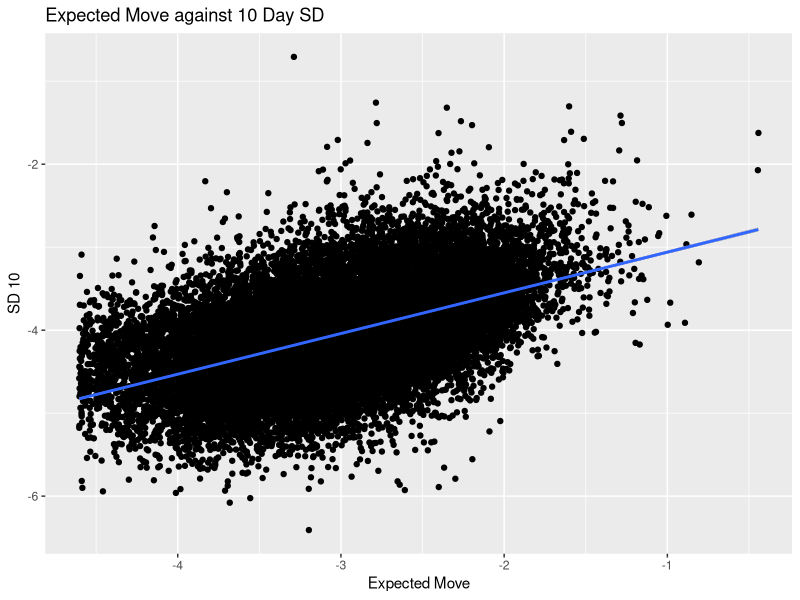
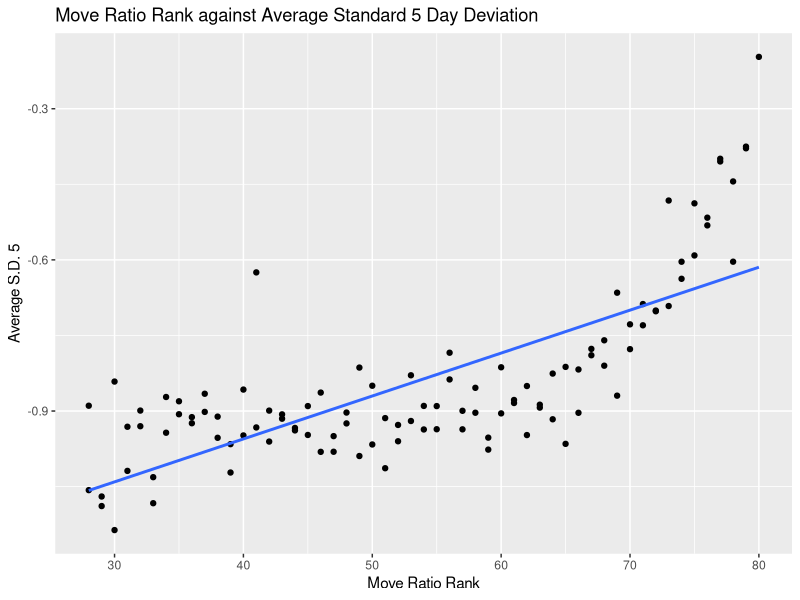
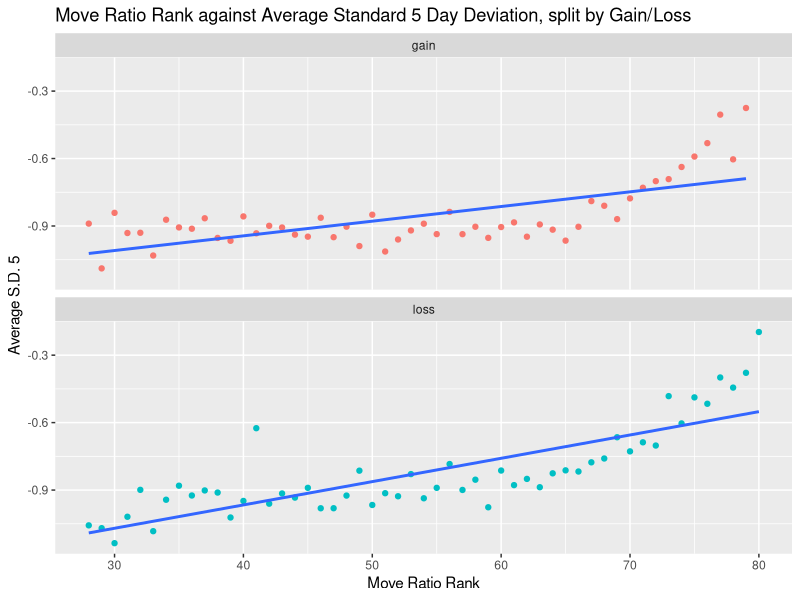
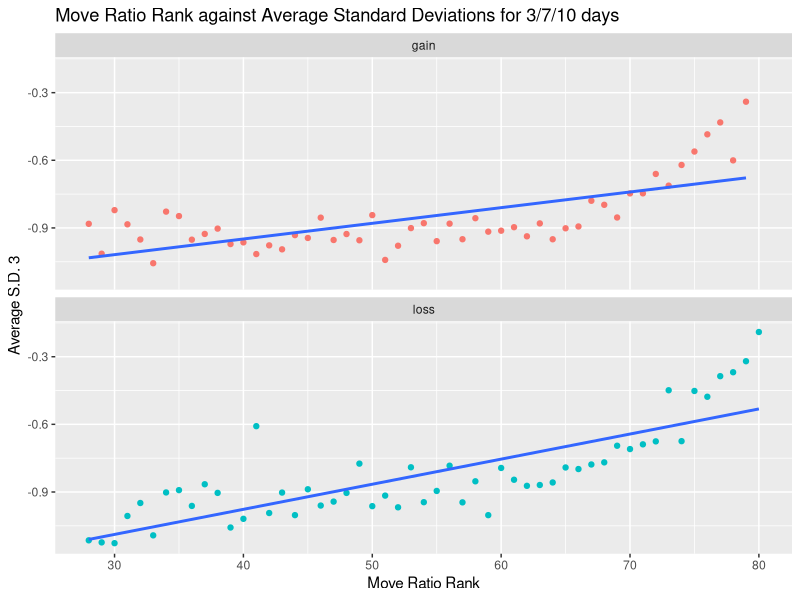
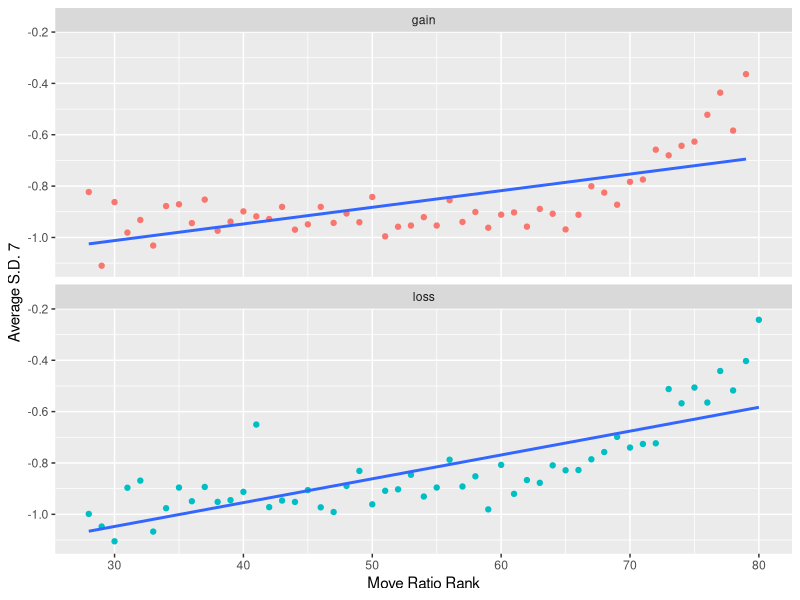
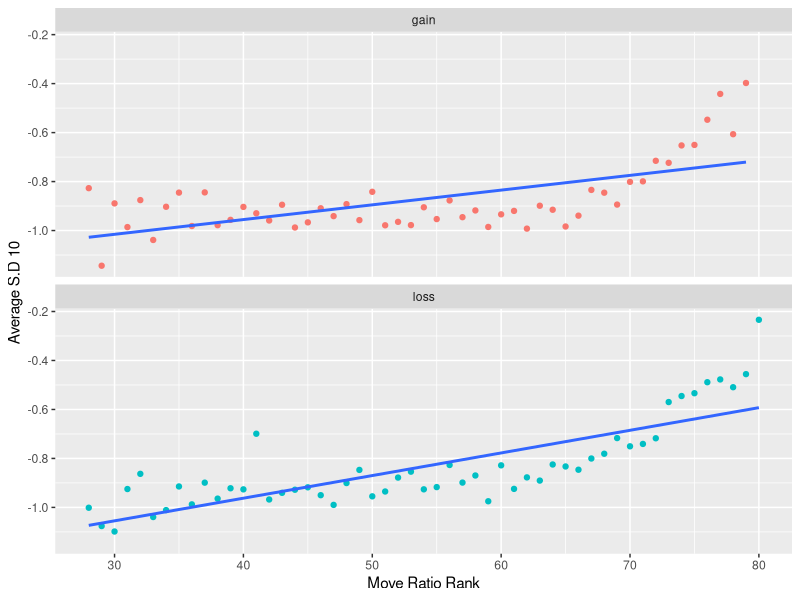

Recreate these plots in R, in order.
## ---- chunk 1
knitr::opts_chunk$set(echo = TRUE)
library(tidyverse)
df_post_earnings <- read_csv("post_earnings_realized_volatility.csv")
library(gridExtra)
## ---- chunk 2
#massage data to how we wnt to graph it
df_post_earnings <-
  df_post_earnings %>% 
    filter(expected_move > 0.01)

df_post_earnings <-
  df_post_earnings %>% 
    filter(move_ratio > 0.01)

df_post_earnings <-
  df_post_earnings %>% 
    mutate(gain_loss = map_chr(actual_move, function(move) if(move < 0) {"loss"} else {"gain"}))

df_post_earnings <-
  df_post_earnings %>% 
    mutate(move_ratio_bucket = cut(log(move_ratio), 100, labels = FALSE))
## ---- chunk 3
#noisy sd 20 vs move ratio
# df_post_earnings %>% 
#   group_by(move_ratio_bucket, gain_loss) %>% 
#   summarize(avg_sd_20_ratio = (mean(sd_20/expected_move))
#             ,num_obs = n()) %>% 
#   filter(num_obs > 50) %>% 
#   ggplot() + geom_point(mapping = aes(x = move_ratio_bucket, 
#                                       y = avg_sd_20_ratio, color = gain_loss)) +
#   geom_smooth(mapping = aes(x = move_ratio_bucket, 
#                             y = avg_sd_20_ratio), method = "lm",
#               se = F)

  # graph move ratio vs SD/expected, log() possibly
df_post_earnings %>% 
  ggplot() + geom_point(mapping = aes(
    y = log(sd_10), x = log(expected_move)  
    ))+
  geom_smooth(mapping = aes(
    x = log(expected_move), y = log(sd_10)
    ), method = "lm")+
  labs(y = "SD 10", x = "Expected Move", title = "Expected Move against 10 Day SD")
## ---- chunk 4
# cleaned up SD 7 vs ratio, without gain vs loss
df_post_earnings %>% 
  group_by(move_ratio_bucket, gain_loss) %>% 
  summarize(avg_sd_05_ratio = log(mean(sd_05/expected_move))
            ,num_obs = n()) %>% 
  filter(num_obs > 50) %>% 
  ggplot() + geom_point(mapping = aes(x = move_ratio_bucket, 
                                      y = avg_sd_05_ratio),# color = gain_loss),
                        show.legend = F) +
  geom_smooth(mapping = aes(x = move_ratio_bucket, y = avg_sd_05_ratio), method = "lm",
              se = F) +
  # facet_wrap(~ gain_loss, ncol = 1)+
  labs(x = "Move Ratio Rank", y = "Average S.D. 5",
       title = "Move Ratio Rank against Average Standard 5 Day Deviation")
## ---- chunk 5
# same graph as before but split by gain/loss
df_post_earnings %>% 
  group_by(move_ratio_bucket, gain_loss) %>% 
  summarize(avg_sd_05_ratio = log(mean(sd_05/expected_move))
            ,num_obs = n()) %>% 
  filter(num_obs > 50) %>% 
  ggplot() + geom_point(mapping = aes(x = move_ratio_bucket, 
                                      y = avg_sd_05_ratio, color = gain_loss),
                        show.legend = F) +
  geom_smooth(mapping = aes(x = move_ratio_bucket, y = avg_sd_05_ratio), method = "lm",
              se = F) +
  facet_wrap(~ gain_loss, ncol = 1)+
  labs(x = "Move Ratio Rank", y = "Average S.D. 5",
       title = "Move Ratio Rank against Average Standard 5 Day Deviation, split by Gain/Loss")
## ---- chunk 6
# define graphs
# p1 <-
df_post_earnings %>% 
  group_by(move_ratio_bucket, gain_loss) %>% 
  summarize(avg_sd_03_ratio = log(mean(sd_03/expected_move))
            ,num_obs = n()) %>% 
  filter(num_obs > 50) %>% 
  ggplot() + geom_point(mapping = aes(x = move_ratio_bucket, 
                                      y = avg_sd_03_ratio, color = gain_loss),
                        show.legend = F) +
  geom_smooth(mapping = aes(x = move_ratio_bucket, y = avg_sd_03_ratio), method = "lm",
              se = F) +
  facet_wrap(~ gain_loss, ncol = 1)+
  labs(x = "Move Ratio Rank", y = "Average S.D. 3",
       title = "Move Ratio Rank against Average Standard Deviations for 3/7/10 days")

# p2 <-
# df_post_earnings %>% 
#   group_by(move_ratio_bucket, gain_loss) %>% 
#   summarize(avg_sd_05_ratio = log(mean(sd_05/expected_move))
#             ,num_obs = n()) %>% 
#   filter(num_obs > 50) %>% 
#   ggplot() + geom_point(mapping = aes(x = move_ratio_bucket, 
#                                       y = avg_sd_05_ratio, color = gain_loss),
#                         show.legend = F) +
#   geom_smooth(mapping = aes(x = move_ratio_bucket, y = avg_sd_05_ratio), method = "lm",
#               se = F) +
#   facet_wrap(~ gain_loss, ncol = 1)+
#   labs(x = "Move Ratio Rank", y = "Average S.D. 5")

# p3 <-
df_post_earnings %>% 
  group_by(move_ratio_bucket, gain_loss) %>% 
  summarize(avg_sd_07_ratio = log(mean(sd_07/expected_move))
            ,num_obs = n()) %>% 
  filter(num_obs > 50) %>% 
  ggplot() + geom_point(mapping = aes(x = move_ratio_bucket, 
                                      y = avg_sd_07_ratio, color = gain_loss),
                        show.legend = F) +
  geom_smooth(mapping = aes(x = move_ratio_bucket, y = avg_sd_07_ratio), method = "lm",
              se = F) +
  facet_wrap(~ gain_loss, ncol = 1)+
  labs(x = "Move Ratio Rank", y = "Average S.D. 7")

# p4 <-
df_post_earnings %>% 
  group_by(move_ratio_bucket, gain_loss) %>% 
  summarize(avg_sd_10_ratio = log(mean(sd_10/expected_move))
            ,num_obs = n()) %>% 
  filter(num_obs > 50) %>% 
  ggplot() + geom_point(mapping = aes(x = move_ratio_bucket, 
                                      y = avg_sd_10_ratio, color = gain_loss),
                        show.legend = F) +
  geom_smooth(mapping = aes(x = move_ratio_bucket, y = avg_sd_10_ratio), method = "lm",
              se = F) +
  facet_wrap(~ gain_loss, ncol = 1)+
  labs(x = "Move Ratio Rank", y = "Average S.D 10")

# gridExtra::grid.arrange(p1, p2, p3, p4, ncol = 1)
